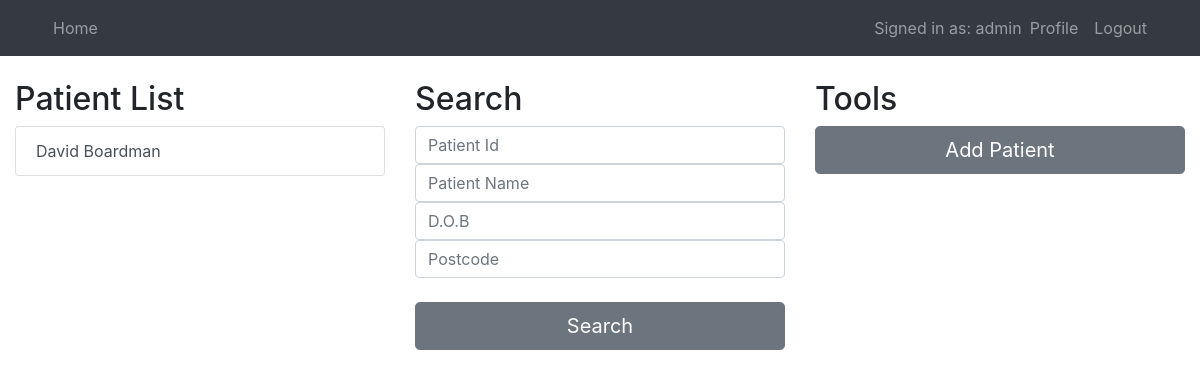
/home/ (signed in), run on an earlier commit of the app's database.
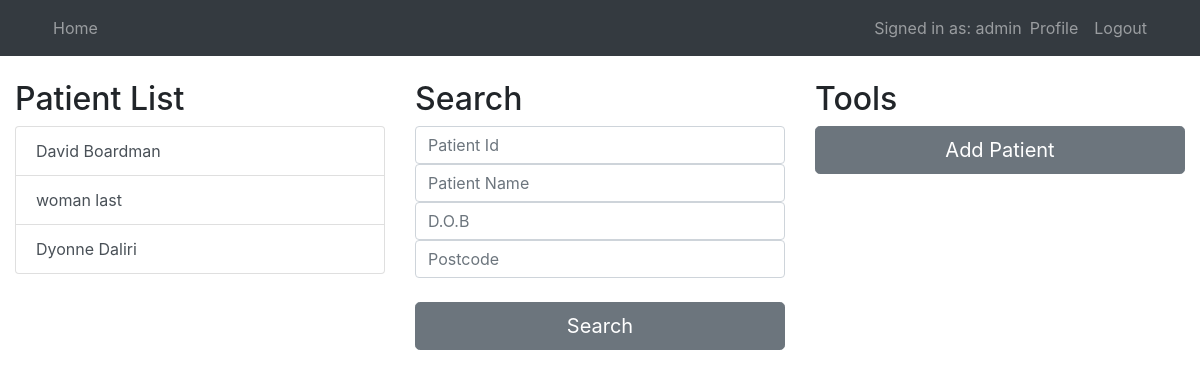
And on a later commit of the database.
### users/models.py (models this page shows, shortened)
class PersonalDetails(models.Model):
    patienttitle = models.CharField(max_length=4, choices=TITLE_CHOICES, verbose_name='Title')
    patientfirstname = models.CharField(max_length=256, verbose_name='First Name')
    patientlastname = models.CharField(max_length=256, verbose_name='Last Name')
    patientpreferredname = models.CharField(max_length=256, blank=True, verbose_name='Preferred name')
    dateofbirth = models.DateTimeField(verbose_name='DOB')
    gender = models.CharField(max_length=256, choices=GENDER_CHOICES, verbose_name='Gender')
    weight = models.CharField(max_length=256, blank=True, verbose_name='Weight')
    height = models.CharField(max_length=256, blank=True, verbose_name='Height')
    address = models.CharField(max_length=256, verbose_name='Address')
    bmi = models.CharField(max_length=256, blank=True, verbose_name='BMI')
    phonenumber = models.CharField(max_length=256, blank=True, verbose_name='Phone Number')
    email = models.CharField(max_length=256, blank=True, verbose_name='Email')
    dnr = models.NullBooleanField(null=True, blank=True, verbose_name='DNR')
    wardlocation = models.CharField(max_length=256, blank=True, verbose_name='Ward Location')
    photo = models.ImageField(default='default.png', upload_to='profile_pics', blank=True, verbose_name='Photo')

### mysite/views.py (the view)
# urls.py: path('', views.home, name ='mysite-home'),
@login_required()
def home(request):
    context = {
        'patients': PersonalDetails.objects.all(),
        'title': 'Home'
    }
    return render(request, 'mysite/home.html', context)

### mysite/templates/mysite/home.html
{% extends "mysite/base.html" %}
{% block content %}
    <br>
        <div class="row">
            <div class="col-sm">
            <h2>Patient List</h2>
                <div class="list-group">
                    {% for patient in patients %}
                        <a href="patient/{{patient.id}}" class="list-group-item list-group-item-action">{{ patient.patientfirstname }} {{ patient.patientlastname }}</a>
                    {% endfor %}
                </div>
            </div>
            <div class="col-sm">
                <h2>Search</h2>
                <div class="form-group">
                    <input type="text" class="form-control" id="formGroupExampleInput" placeholder="Patient Id">
                    <input type="text" class="form-control" id="formGroupExampleInput" placeholder="Patient Name">
                    <input type="text" class="form-control" id="formGroupExampleInput" placeholder="D.O.B">
                    <input type="text" class="form-control" id="formGroupExampleInput" placeholder="Postcode">
                    <br>
                    <button type="button" class="btn btn-secondary btn-lg btn-block">Search</button>
                </div>
            </div>
            <div class="col-sm">
                <h2>Tools</h2>
                <a class="btn btn-secondary btn-lg btn-block" href="{% url 'add-patient' %}">Add Patient
                </a>
            </div>
        </div>
{% endblock content %}

What changed in the data, as far as the page shows it:
added PersonalDetails: patientfirstname "woman", patientlastname "last"
added PersonalDetails: patientfirstname "Dyonne", patientlastname "Daliri"
